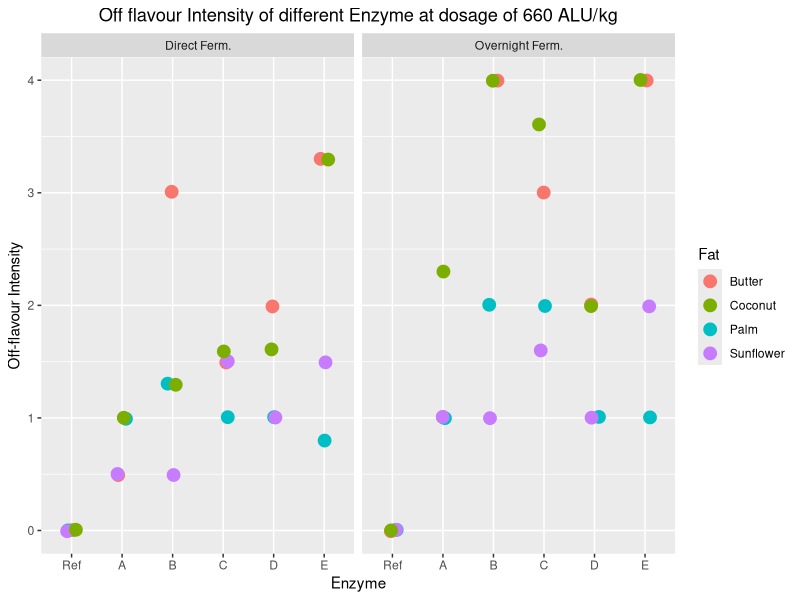
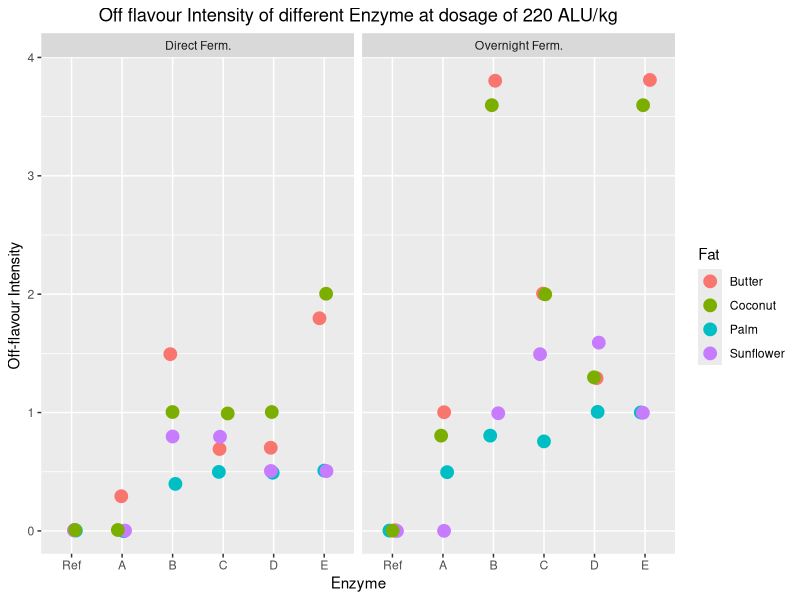
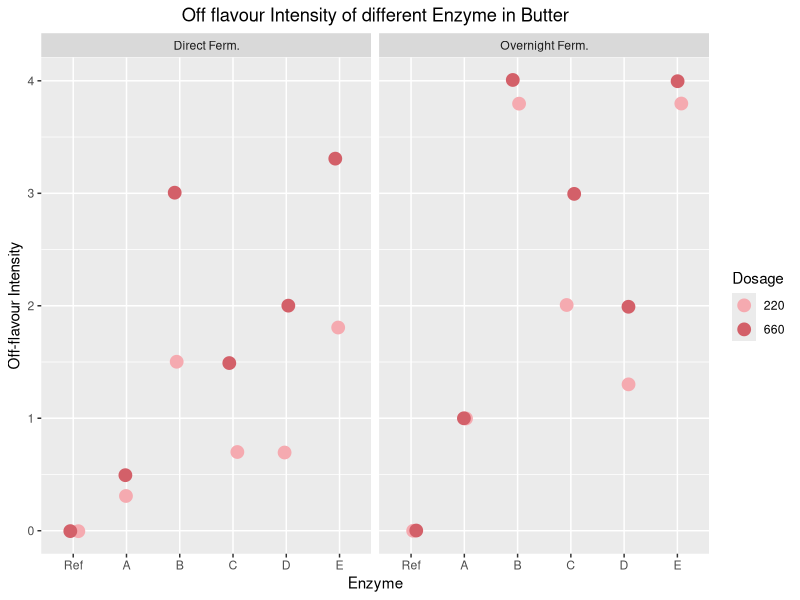
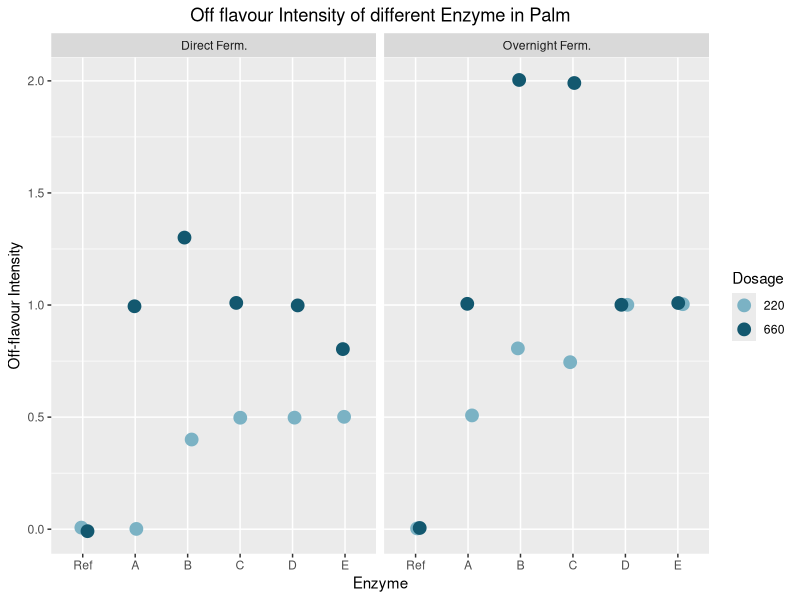
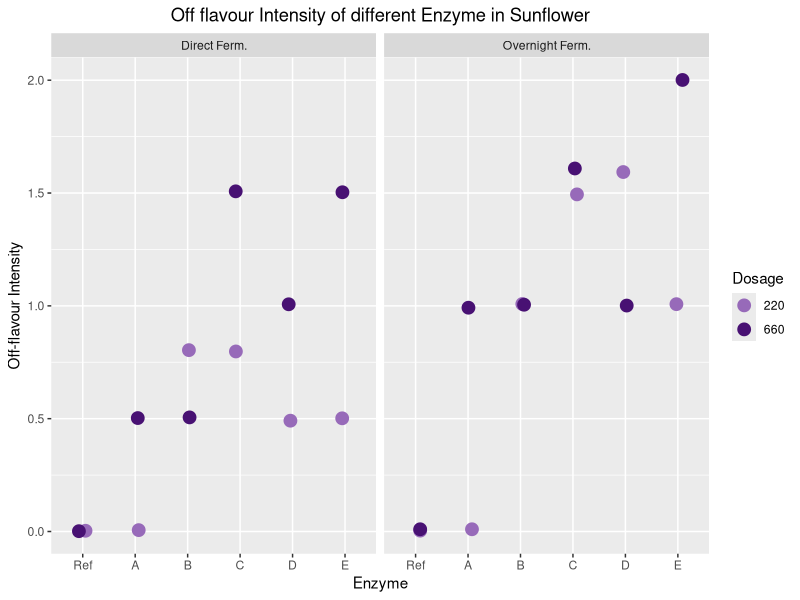
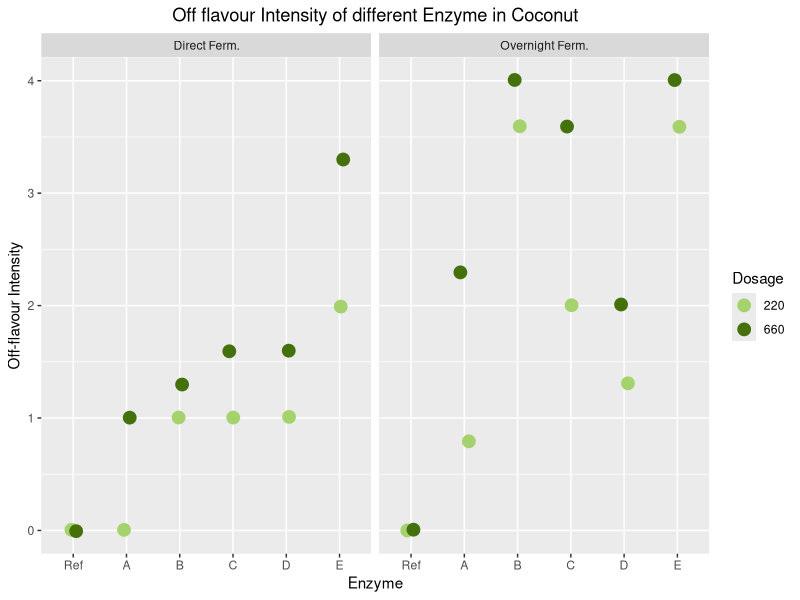
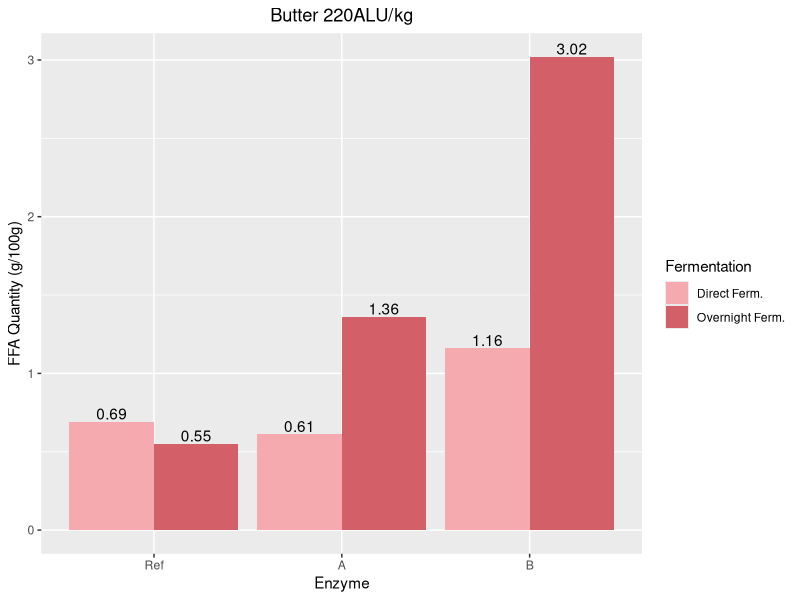
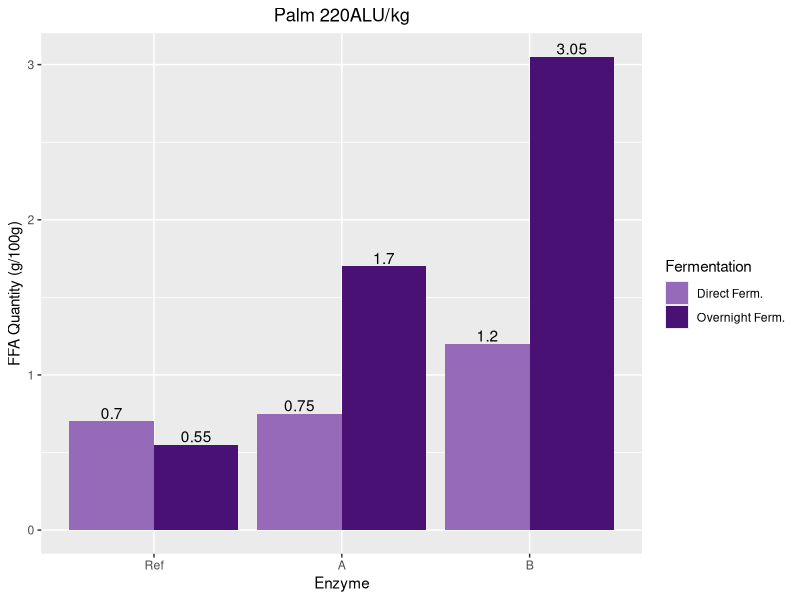

Here is the R script that generated these plots, in order:
#######Library##############
getwd()
library(readxl)
library(readr)
library(ggplot2)
library(tidyr)
library(tidyverse)
library(ggpubr)
library(purrr)

######Import Data frame (Excel)#######
Off_flavour_Data <- read_excel("Off_flavour_Data.xlsx")
Off_flavour_Data <- select(Off_flavour_Data,-Intensity_P1,-Intensity_P2,-Intensity_P3,
                           -Quantity_1,-Quantity_2)

#strings
Off_flavour_Data$Enzyme <- as.factor(Off_flavour_Data$Enzyme)
Off_flavour_Data$Fat <- as.factor(Off_flavour_Data$Fat)
Off_flavour_Data$Fermentation <- as.factor(Off_flavour_Data$Fermentation)
Off_flavour_Data$Intensity_mean <- as.numeric(Off_flavour_Data$Intensity_mean)
Off_flavour_Data$Dosage <- as.factor(Off_flavour_Data$Dosage)


######Data Visualization (1)#######

###660
Off_flavour_660 <- Off_flavour_Data %>% filter(Dosage == 660) 
ggplot(Off_flavour_660, aes(x=Enzyme, y=Intensity_mean, colour=Fat))+        
  geom_point(position=position_jitter(h=0.01, w=0.1), size = 4)+
  ylab("Off-flavour Intensity")+
  facet_grid(cols = vars(Fermentation))+ 
  ggtitle("Off flavour Intensity of different Enzyme at dosage of 660 ALU/kg")+
  theme(plot.title = element_text(hjust = 0.5))+
  scale_x_discrete(limits=c("Ref","A","B","C","D","E"))


###220
Off_flavour_220 <- Off_flavour_Data %>% filter(Dosage == 220)
ggplot(Off_flavour_220, aes(x=Enzyme, y=Intensity_mean, colour=Fat))+
  geom_point(position=position_jitter(h=0.01, w=0.1), size = 4)+
  ylab("Off-flavour Intensity")+
  facet_grid(cols = vars(Fermentation))+
  ggtitle("Off flavour Intensity of different Enzyme at dosage of 220 ALU/kg")+
  theme(plot.title = element_text(hjust = 0.5))+
  scale_x_discrete(limits=c("Ref","A","B","C","D","E"))



######Data Visualization (2)#######

###BUTTER
Off_flavour_Butter <- Off_flavour_Data %>% filter(Fat == "Butter")
ggplot(Off_flavour_Butter, aes(x=Enzyme, y=Intensity_mean, colour=Dosage))+
  geom_point(position=position_jitter(h=0.01, w=0.1), size = 4)+
  facet_grid(cols = vars(Fermentation))+
  scale_colour_manual(values=c("#F5AAB0","#D36069"))+ 
  ylab("Off-flavour Intensity")+
  ggtitle("Off flavour Intensity of different Enzyme in Butter")+
  theme(plot.title = element_text(hjust = 0.5))+
  scale_x_discrete(limits=c("Ref","A","B","C","D","E"))

###Palm
Off_flavour_Palm <- Off_flavour_Data %>% filter(Fat == "Palm")
ggplot(Off_flavour_Palm, aes(x=Enzyme, y=Intensity_mean, colour=Dosage))+
  geom_point(position=position_jitter(h=0.01, w=0.1), size = 4)+
  facet_grid(cols = vars(Fermentation))+
  scale_colour_manual(values=c("#7BB2C4","#13586F"))+ 
  ylab("Off-flavour Intensity")+
  ggtitle("Off flavour Intensity of different Enzyme in Palm")+
  theme(plot.title = element_text(hjust = 0.5))+
  scale_x_discrete(limits=c("Ref","A","B","C","D","E"))


###Sunflower
Off_flavour_Sunflower <- Off_flavour_Data %>% filter(Fat == "Sunflower")
ggplot(Off_flavour_Sunflower, aes(x=Enzyme, y=Intensity_mean, colour=Dosage))+
  geom_point(position=position_jitter(h=0.01, w=0.1), size = 4)+
  facet_grid(cols = vars(Fermentation))+
  scale_colour_manual(values=c("#976AB9","#481173"))+
  ylab("Off-flavour Intensity")+
  ggtitle("Off flavour Intensity of different Enzyme in Sunflower")+
  theme(plot.title = element_text(hjust = 0.5))+
  scale_x_discrete(limits=c("Ref","A","B","C","D","E"))


###Coconut
Off_flavour_Coconut <- Off_flavour_Data %>% filter(Fat == "Coconut")
ggplot(Off_flavour_Coconut, aes(x=Enzyme, y=Intensity_mean, colour=Dosage))+
  geom_point(position=position_jitter(h=0.01, w=0.1), size = 4)+
  facet_grid(cols = vars(Fermentation))+
  scale_colour_manual(values=c("#A6D26D","#45710D"))+ 
  ylab("Off-flavour Intensity")+
  ggtitle("Off flavour Intensity of different Enzyme in Coconut")+
  theme(plot.title = element_text(hjust = 0.5))+
  scale_x_discrete(limits=c("Ref","A","B","C","D","E"))



######Data Visualization (3)#######

####Butter
Correlation_Butter <- Off_flavour_Butter %>% na.omit()
ggplot(Correlation_Butter, aes(fill=Fermentation, y=Quantity_mean, x=Enzyme))+
  geom_bar(position='dodge', stat='identity')+
  scale_x_discrete(limits=c("Ref","A","B"))+
  scale_fill_manual(values=c("#F5AAB0","#D36069"))+
  ylab("FFA Quantity (g/100g)")+
  ggtitle("Butter 220ALU/kg")+
  theme(plot.title = element_text(hjust = 0.5))+
  geom_text(aes(label=Quantity_mean),
            position = position_dodge(0.9),
            vjust = -0.2)

###Palm
Correlation_Palm <- Off_flavour_Palm %>% na.omit()
ggplot(Correlation_Palm, aes(fill=Fermentation, y=Quantity_mean, x=Enzyme))+
  geom_bar(position='dodge', stat='identity')+
  scale_x_discrete(limits=c("Ref","A","B"))+
  scale_fill_manual(values=c("#976AB9","#481173"))+
  ylab("FFA Quantity (g/100g)")+
  ggtitle("Palm 220ALU/kg")+
  theme(plot.title = element_text(hjust = 0.5))+
  geom_text(aes(label=Quantity_mean),
            position = position_dodge(0.9),
            vjust = -0.2)



######ANOVA & T.test b/w Rounds of Panelists############

Off_flavour_panel <- read_excel("Off_flavour_Data.xlsx", sheet = "Off_Intensity_panel")
Off_flavour_panel$Enzyme.2 <- as.factor(Off_flavour_panel$Enzyme.2)
Off_flavour_panel$Round <- as.factor(Off_flavour_panel$Round)

compare_means(Intensity.avg~Round,
              data=Off_flavour_panel,
              method = "anova")

compare_means(Intensity.avg~Round,
              data=Off_flavour_panel,
              method = "t.test")

#Interpretation: There was no significant difference between average results of the panelists in different rounds (p=0.52, ANOVA).
#Interpretation: The average observations of panelists showed no significant difference between round1 and round2 (p= 0.33), round1 and round3 (p= 0.82), and round2 and round3 (p= 0.43).
